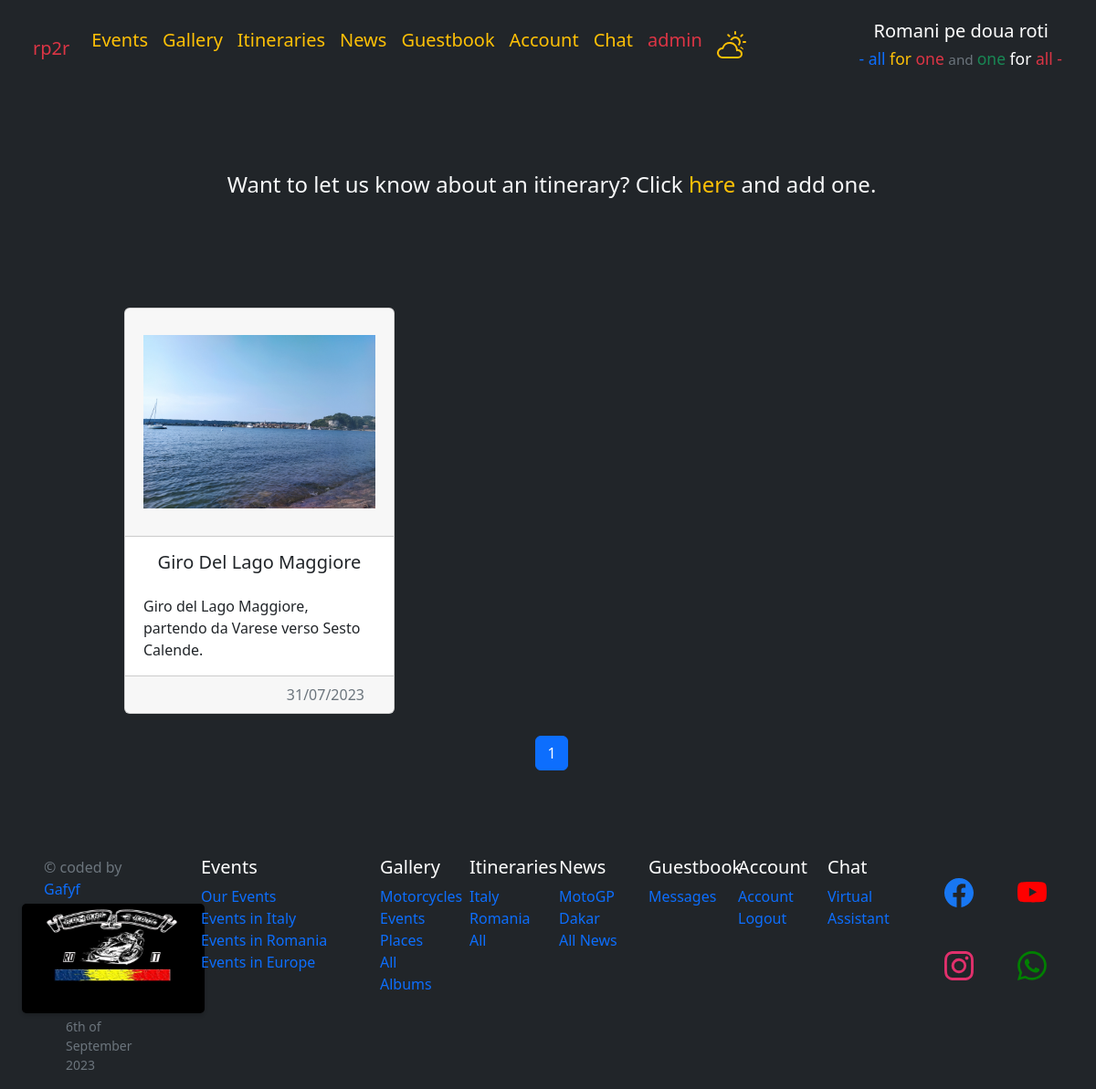
The app's page /en/itinerary/ (signed in) with its own data.
### itinerary/models.py (models this page shows, shortened)
class Itinerary(models.Model):
    id = models.UUIDField(primary_key=True, default=uuid.uuid4, editable=False)
    created_by = models.ForeignKey(Profile, on_delete=models.CASCADE, related_name='created_itineraries')
    updated_by = models.ForeignKey(Profile, on_delete=models.CASCADE, related_name='updated_itineraries', blank=True, null=True)
    created_at = models.DateTimeField(auto_now_add=True)
    updated_at = models.DateTimeField(auto_now=True)
    name = models.CharField(max_length=100)
    country = models.CharField(max_length=50, choices=COUNTRY, blank=True, verbose_name=_('Country'))
    image = models.ImageField(upload_to='itineraries', blank=True)
    description = models.TextField(max_length=10000, blank=True)
    places_to_visit = models.TextField(max_length=10000, blank=True)
    places_to_eat = models.TextField(max_length=10000, blank=True)
    places_to_sleep = models.TextField(max_length=10000, blank=True)
    start_point = models.CharField(max_length=200)
    waypoints = models.CharField(max_length=1000, blank=True)
    end_point = models.CharField(max_length=200)
    distance = models.CharField(max_length=100)
    travel_time = models.CharField(max_length=100)
    winter_stats = models.BooleanField(default=False, blank=True)
    likes = models.IntegerField(default=0)
    dislikes = models.IntegerField(default=0)
    liked_by = models.ManyToManyField(Profile, related_name=_('liked_itineraries'), blank=True)
    disliked_by = models.ManyToManyField(Profile, related_name=_('disliked_itineraries'), blank=True)
    def get_absolute_url(self):
        return reverse("itinerary:itinerary", args=[str(self.id)])
    class Meta:
         ordering = ['-created_at']
         verbose_name_plural = _('Itineraries')
         verbose_name = _('Itinerary')

### itinerary/views.py (the view)
# urls.py: path('', itineraries, name='itineraries'),
def itineraries(request):
    itineraries = Itinerary.objects.all()
    country = request.GET.get('country')
    print('country ,' , country)
    if country:
        itineraries = itineraries.filter(country=country)
    paginator = Paginator(itineraries, 6)
    page_number = request.GET.get('page')
    page_obj = paginator.get_page(page_number)
    return render(request, 'itinerary/itineraries.html', {'page_obj': page_obj, 'itineraries': itineraries})

### templates/itinerary/itineraries.html (shortened to what this page needs)
{% extends "layouts/base.html" %}
{% block content %}
    <div id='message-container-id' style='min-height: 100vh;' class="row container-fluid justify-content-between pt-4 mx-1">
      <div class='col-md-12 d-flex flex-row justify-content-between'>
        <div class='col-md-1 d-flex flex-column justify-content-start'>
        </div>
        <div class='col-add-event col-md-10 d-flex flex-column justify-content-center mb-4'>
          <h4 class="card-title text-bg-dark text-light my-4 mx-auto">
            Want to let us know about an itinerary? Click
            <a class="text-warning" href="{% url 'itinerary:create_itinerary' %}">
              here
            </a>
            and add one.
          </h4>
        </div>
        <div class='col-md-1 d-flex flex-column justify-content-end'>
        </div>
      </div>
      <div class='col-md-1 d-flex flex-column justify-content-start'>
      </div>
      <div id='message-list-id' class="col-md-10 d-flex flex-column justify-content-center">
        <div class="row row-cols-1 row-cols-md-3 g-4">
          {% for itinerary in page_obj %}
          <div class="col">
            <a class="text-dark" href="{{ itinerary.get_absolute_url }}" style="">
              <div class="card h-100">
                <div class='card-header d-flex justify-content-center max-w-auto my-auto' style="min-height: 250px; max-height: 300px;">
                    <img id='image-url' class='img-fluid max-w-auto mx-auto my-auto' style='min-height: 190px; max-height: 190px; object-fit: contain;' alt="Itinerary Image" src="{{ itinerary.image.url }}">
                </div>
                <div class="card-body">
                  <h5 class="card-title d-flex justify-content-center mw-auto my-auto">{{ itinerary.name|title }}</h5>
                  <div class='custom-scroll mt-4'>
                    <p class="card-text mx-1">{{ itinerary.description }}</p>
                  </div>
                </div>
                <div class="card-footer">
                  <p class="text-muted d-flex justify-content-end my-auto mx-3">
                  {{ itinerary.created_at|date:"d/m/Y" }}
                  </p>
                </div>
              </div>
            </a>
          </div>
          {% endfor %}
        </div>
        <nav aria-label="Page navigation">
          <ul class="pagination justify-content-center my-4">
            {% for num in page_obj.paginator.page_range %}
              {% if page_obj.number == num %}
                <li class="page-item active">
                  <a class="page-link" href="?page={{ num }}">{{ num }}</a>
                </li>
              {% else %}
                <li class="page-item">
                  <a class="page-link" href="?page={{ num }}">{{ num }}</a>
                </li>
              {% endif %}
            {% endfor %}
          </ul>
        </nav>
      </div>
      <div class='col-md-1 d-flex flex-column justify-content-center'>
      </div>
    </div>
{% endblock content %}

### templates/itinerary/itineraries.html (style rules this page uses)
.custom-scroll { max-height: 130px; overflow-y: scroll; scrollbar-width: thin; scrollbar-color: #888888 #f5f5f5; }
a { text-decoration: none; }

### records on screen
Itinerary: image (picture), name "Giro Del Lago Maggiore", description "Giro del Lago Maggiore, partendo da Varese verso Sesto Calende.", created_at "31/07/2023"

### other values on screen
{{ num }} "1"
